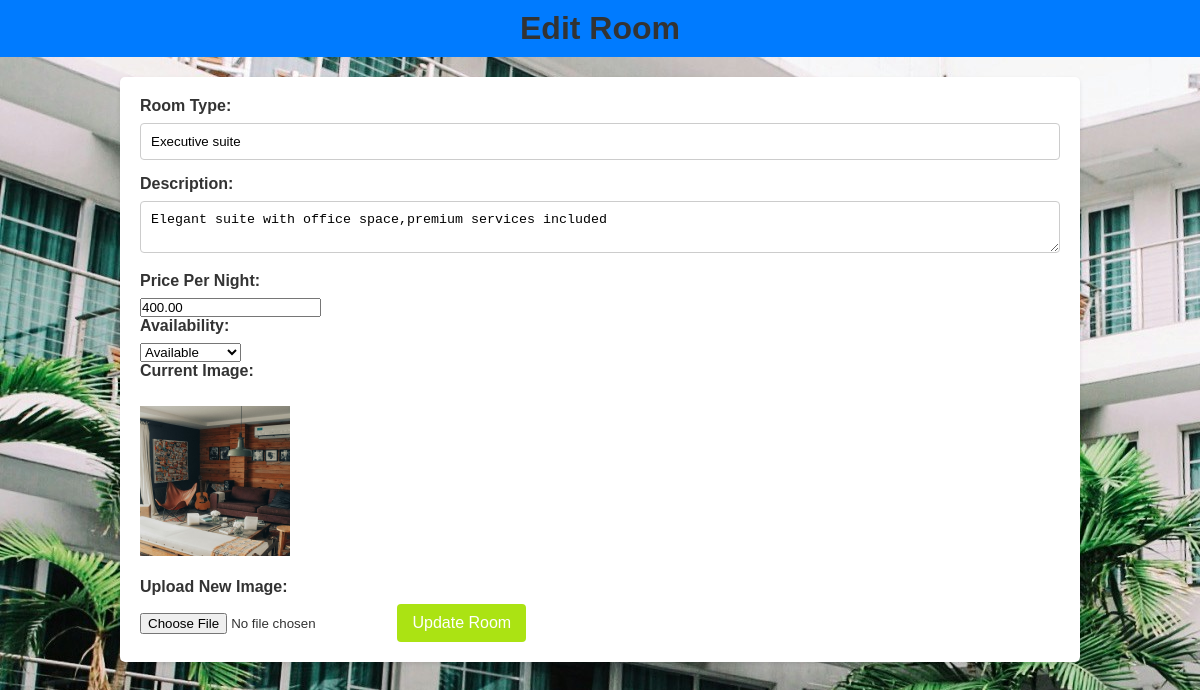
Page /edit_room.php?id=19 on the committed database.
### tables this page shows
CREATE TABLE `rooms` (
  `room_id` int(11) NOT NULL,
  `room_type` varchar(255) NOT NULL,
  `price_per_night` decimal(10,2) NOT NULL,
  `description` text DEFAULT NULL,
  `availability` tinyint(1) DEFAULT 1,
  `image` varchar(255) NOT NULL
);

### edit_room.php (the view, shortened to what this page needs)
<!DOCTYPE html>
<html lang="en">
<head>
    <link rel="stylesheet" href="styles.css">
</head>
<body>
    <header>
        <h1>Edit Room</h1>
    </header>
    <div class="container">
        <?php
        include 'admin_config.php';
        $room_id = $_GET['id'];
        $sql = "SELECT * FROM rooms WHERE room_id = ?";
        $stmt = $conn->prepare($sql);
        $stmt->bind_param("i", $room_id);
        $stmt->execute();
        $room = $stmt->get_result()->fetch_assoc();
        ?>
        <form action="process_edit_room.php" method="post" enctype="multipart/form-data">
            <label for="room_type">Room Type:</label>
            <input type="text" id="room_type" name="room_type" value="<?php echo htmlspecialchars($room['room_type']); ?>" required>
            <label for="description">Description:</label>
            <textarea id="description" name="description" required><?php echo htmlspecialchars($room['description']); ?></textarea>
            <label for="price_per_night">Price Per Night:</label>
            <input type="number" id="price_per_night" name="price_per_night" step="0.01" value="<?php echo htmlspecialchars($room['price_per_night']); ?>" required>
            <label for="availability">Availability:</label>
            <select id="availability" name="availability">
                <option value="1" <?php echo $room['availability'] ? 'selected' : ''; ?>>Available</option>
            </select>
            <label for="room_image">Current Image:</label>
            <br>
            <img src="rooms_images/<?php echo htmlspecialchars($room['image']); ?>" alt="Room Image" style="width: 150px; height: 150px; object-fit: cover;">
            <br><br>
            <label for="room_image">Upload New Image:</label>
            <input type="file" id="room_image" name="room_image" accept="image/*">
            <button type="submit">Update Room</button>
        </form>
    </div>
</body>
</html>

### styles.css (style rules this page uses)
* { margin: 0; padding: 0; box-sizing: border-box; }
body { font-family: Arial, sans-serif; background-image: url(images/image1.jpg); color: #333; }
h1, h2 { color: #333; }
.container { width: 80%; margin: 0 auto; }
header { background-color: #007bff; color: #fff; padding: 10px 0; text-align: center; }
form { background-color: #fff; padding: 20px; border-radius: 5px; box-shadow: 0 2px 4px rgba(0, 0, 0, 0.1); margin: 20px 0; }
label { display: block; margin-bottom: 8px; font-weight: bold; }
input[type="text"], input[type="email"], input[type="date"], input[type="hidden"], textarea { width: 100%; padding: 10px; margin-bottom: 15px; border: 1px solid #ccc; border-radius: 4px; }
button { background-color: #abe313; color: #fff; padding: 10px 15px; border: none; border-radius: 4px; cursor: pointer; font-size: 16px; }

### rows in the picture
rooms: room_type "Executive suite", description "Elegant suite with office space,premium services included", price_per_night "400.00", availability "Available", image (picture)
